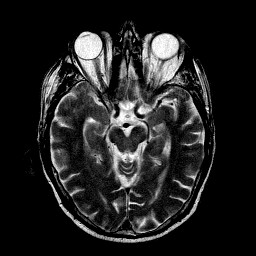
%> input picture 06 practice-myself_codes_notes/03 SCI_CODE_PAPER_FUSION/01 code/02_proposed_method/04  TEST-KSVD/05 TEST-IHS/2.jpg, 256 x 256 px
$ octave TEST2001.m   (GNU Octave 9; MATLAB toolbox functions it lacks are replaced by stand-ins)
%> lines starting %> are read from the running program, lines starting %| are printed output that depends on the picture
### 06 practice-myself_codes_notes/03 SCI_CODE_PAPER_FUSION/01 code/02_proposed_method/04  TEST-KSVD/05 TEST-IHS/RGB2IHS.m
function [OUTPUT,FORRI,AA,BB]=RGB2IHS(input)
[M,N,Q]=size(input);
OUTPUT=zeros(M,N,Q);
FORRI=zeros(M,N,Q);
v11=zeros(3,1);
% AA=[1/3,1/3,1/3;
%     -sqrt(2)/6,-sqrt(2)/6,-2*(sqrt(2)/6);                    %RGB－>IHS正变换矩阵
%     1/sqrt(2),-1/sqrt(2),0];
% %%%%%%%%%%%%%%%%%%%%%%%%%%%%%%%%%%%%%%%%%%%%%%%%%%%%%%%%%%%%%%%%%%%%%%%%%
% BB=[1,-1/sqrt(2),1/sqrt(2);
%     1,-1/sqrt(2),-1/sqrt(2);                    %IHS->RGB逆变换矩阵
%     1,sqrt(2),0];
AA=[1/sqrt(3),1/sqrt(3),1/sqrt(3);
    1/sqrt(6),1/sqrt(6),-2/sqrt(6);                    %RGB－>IHS正变换矩阵
    1/sqrt(2),-1/sqrt(2),0];
%%%%%%%%%%%%%%%%%%%%%%%
%%%%%%%%%%%%%%%%%%%%%%%%%%%%%%%%%%%%%%%%%%%%%%%%%%
BB=[1/sqrt(3),1/sqrt(6),1/sqrt(2);
    1/sqrt(3),1/sqrt(6),-1/sqrt(2);                    %IHS->RGB逆变换矩阵
    1/sqrt(3),-2/sqrt(6),0];
    for i=1:M
        for j=1:N
            v11(1)=double(input(i,j,1));
            v11(2)=double(input(i,j,2));
            v11(3)=double(input(i,j,3));
            u1=AA*v11;

%             OUTPUT(i,j,1)=u1(1);
%             OUTPUT(i,j,2)=1/(tan(u1(3)/u1(2)));
%             OUTPUT(i,j,3)=sqrt(u1(2)^2+u1(3)^2);
            OUTPUT(i,j,1)=u1(1);
            OUTPUT(i,j,2)=u1(2);
            OUTPUT(i,j,3)=u1(3);
            u2=BB*u1;
            FORRI(i,j,1)=u2(1);
            FORRI(i,j,2)=u2(2);
            FORRI(i,j,3)=u2(3);
        end
    end
end

### 06 practice-myself_codes_notes/03 SCI_CODE_PAPER_FUSION/01 code/02_proposed_method/04  TEST-KSVD/05 TEST-IHS/IHS2RGB.m
function OUTPUT=IHS2RGB(input)
[M,N,Q]=size(input);
OUTPUT=zeros(M,N,Q);
FORRI=zeros(M,N,Q);
v11=zeros(3,1);
% AA=[1/3,1/3,1/3;
%     -sqrt(2)/6,-sqrt(2)/6,-2*(sqrt(2)/6);                    %RGB－>IHS正变换矩阵
%     1/sqrt(2),-1/sqrt(2),0];
% %%%%%%%%%%%%%%%%%%%%%%%%%%%%%%%%%%%%%%%%%%%%%%%%%%%%%%%%%%%%%%%%%%%%%%%%%
% BB=[1,-1/sqrt(2),1/sqrt(2);
%     1,-1/sqrt(2),-1/sqrt(2);                    %IHS->RGB逆变换矩阵
%     1,sqrt(2),0];
AA=[1/sqrt(3),1/sqrt(3),1/sqrt(3);
    1/sqrt(6),1/sqrt(6),-2/sqrt(6);                    %RGB－>IHS正变换矩阵
    1/sqrt(2),-1/sqrt(2),0];
%%%%%%%%%%%%%%%%%%%%%%%%%%%%%%%%%%%%%%%%%%%%%%%%%%%%%%%%%%%%%%%%%%%%%%%%%
BB=[1/sqrt(3),1/sqrt(6),1/sqrt(2);
    1/sqrt(3),1/sqrt(6),-1/sqrt(2);                    %IHS->RGB逆变换矩阵
    1/sqrt(3),-2/sqrt(6),0];
    for i=1:M
        for j=1:N
            v11(1)=double(input(i,j,1));
            v11(2)=double(input(i,j,2));
            v11(3)=double(input(i,j,3));
            u1=AA*v11;

%             OUTPUT(i,j,1)=u1(1);
%             OUTPUT(i,j,2)=1/(tan(u1(3)/u1(2)));
%             OUTPUT(i,j,3)=sqrt(u1(2)^2+u1(3)^2);
            u2=BB*v11;
            OUTPUT(i,j,1)=u2(1);
            OUTPUT(i,j,2)=u2(2);
            OUTPUT(i,j,3)=u2(3);
        end
    end
end

### 06 practice-myself_codes_notes/03 SCI_CODE_PAPER_FUSION/01 code/02_proposed_method/04  TEST-KSVD/05 TEST-IHS/TEST2001.m
close all
clc;clear;
image_input1=double(imread('./2.jpg'));
%> image_input1: size 256x256x3 double; min 0, max 255, mean 34.1; mean of the top-left, top-right, bottom-left and bottom-right quarters 40.3, 40.6, 27.5, 28.1
 figure;
 imshow(uint8(image_input1),[]);
image_input2=double(imread('./3.jpg'));
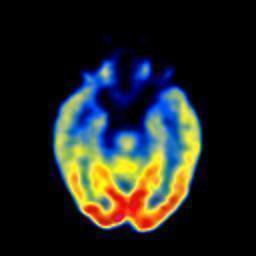
%> input picture 06 practice-myself_codes_notes/03 SCI_CODE_PAPER_FUSION/01 code/02_proposed_method/04  TEST-KSVD/05 TEST-IHS/3.jpg, 256 x 256 px
 figure;
 imshow(uint8(image_input2),[]);
Fusion_image=double(imread('jiaquan28.jpg'));
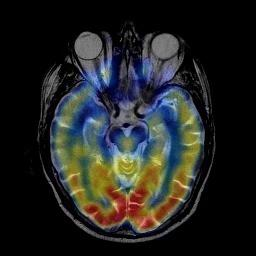
%> input picture 06 practice-myself_codes_notes/03 SCI_CODE_PAPER_FUSION/01 code/02_proposed_method/04  TEST-KSVD/05 TEST-IHS/jiaquan28.jpg, 256 x 256 px
 figure;
 imshow(uint8(Fusion_image),[]);
 [OUTPUT,FORRI,AA,BB]=RGB2IHS(Fusion_image)
%> after the loop in RGB2IHS, `for i=1:M`:
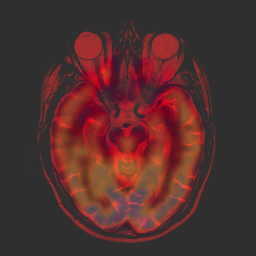
%> OUTPUT: size 256x256x3 double; mean R, G, B 60.4, 0.9, -0.7; drawn with min black and max white
%> after the loop in RGB2IHS, `for i=1:M`: v11 = [0; 0; 0]
%> AA = [0.577 0.577 0.577; 0.408 0.408 -0.816; 0.707 -0.707 0]; BB = [0.577 0.408 0.707; 0.577 0.408 -0.707; 0.577 -0.816 0]
%  OUTPUT(:,:,2)= OUTPUT(:,:,2)*1.6;
%   OUTPUT(:,:,1)= OUTPUT(:,:,1)*2;
  OUTPUT(:,:,3)= OUTPUT(:,:,3)*1.3;
% [5 lines of commented-out code are left out]
 OUTPUT1=IHS2RGB(OUTPUT);
 figure;
 imshow(uint8(OUTPUT1),[]);
set (gcf,'position',[0,0,256,256])%画图时，用来设置图像的大小，
%分别代表x轴长度，y轴长度，图像长度，图像高度
str=['f' num2str(0) '.jpg'];
saveas(gcf,str);%创建条形图并将其另存为 JPG 文件
Fusion_image=double(imread('jiaquan28.jpg'));
 figure;
 imshow(uint8(Fusion_image),[]);
R_image=Fusion_image(:,:,1);
G_image=Fusion_image(:,:,2);
B_image=Fusion_image(:,:,3);
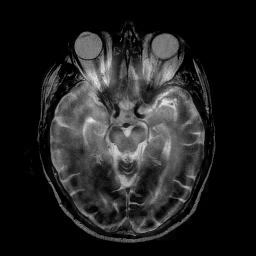
%> B_image: size 256x256 double; min 0, max 241, mean 34.2
R_image_input1=image_input1(:,:,1);
G_image_input1=image_input1(:,:,2);
B_image_input1=image_input1(:,:,3);
R_image_input2=image_input2(:,:,1);
G_image_input2=image_input2(:,:,2);
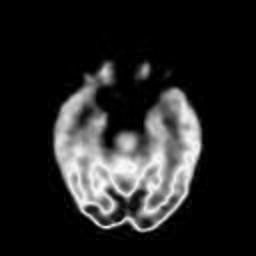
%> G_image_input2: size 256x256 double; min 0, max 255, mean 36.9
B_image_input2=image_input2(:,:,3);
for channel=1:3
      temp_image_input1=image_input1(:,:,channel);
      temp_image_input2=image_input2(:,:,channel);
     temp_Fusion_image=Fusion_image(:,:,channel);

     for k_1=1:256
         for k_2=1:256
                 MSE1=0;
                 MSE2=0;
                 temp_MSE1=0;
                 temp_MSE2=0;
                 for tongdao=1:3
                     temp_MSE1=(image_input1(k_1,k_2,tongdao)-Fusion_image(k_1,k_2,tongdao))^2;
                     MSE1=MSE1+temp_MSE1;
                     temp_MSE2=(image_input2(k_1,k_2,tongdao)-Fusion_image(k_1,k_2,tongdao))^2;
                     MSE2=MSE2+temp_MSE2;
                 end
            if (MSE1)<(MSE2)%说明为灰度
                temp_Fusion_image(k_1,k_2)=temp_image_input1(k_1,k_2);
            else
                temp_Fusion_image(k_1,k_2)=temp_image_input2(k_1,k_2);
            end
         end
     end
     Fusion_image(:,:,channel)=temp_Fusion_image;
end
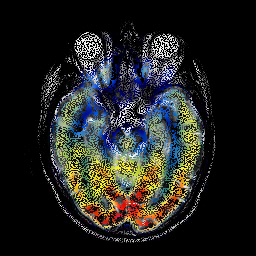
%> Fusion_image: size 256x256x3 double; mean R, G, B 34.8, 35.6, 33.1
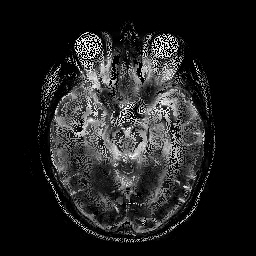
%> temp_Fusion_image: size 256x256 double; min 0, max 255, mean 33.1
 figure;
 imshow(uint8(Fusion_image),[]);
